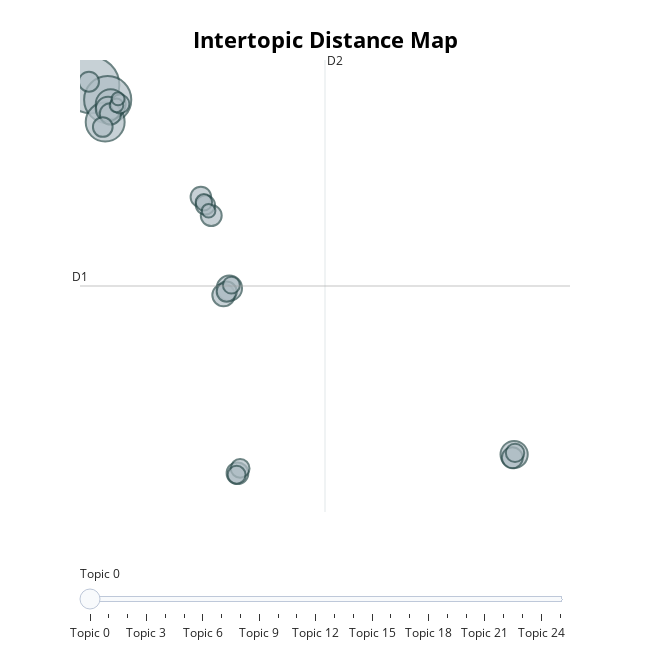

Notebook code for this chart:
### Code cell
topic_model.visualize_topics()

### Figure 1 — Plotly figure (JSON) as saved in the notebook; plotly's stock layout.template omitted (floating-point values rounded to 4 significant figures)
{"data": [{"customdata": [[0, "rat | oberbürgermeisterin | spd | 90 | heute", 190], [1, "enthaltungen | gegenstimmen | tagesordnungspunkt | wortmeldungen | beschlossen", 132], [2, "menschen | afd | oberbürgermeisterin | spd | immer", 90], [3, "schulen | kinder | schule | eltern | gesamtschulen", 53], [4, "fraktion | 2021 | enthaltungen | gibt | abstimmen", 44], [5, "oberbürgermeisterin | liebe | henriette | reker | kollegen", 38], [6, "Sport |  |  |  | ", 36], [7, "uhr | rates | damen | heute | herren", 30], [8, "oberbürgermeisterin | dank | henriette | verwaltung | reker", 28], [9, "spd | 90 | grünen | oberbürgermeisterin | rat", 27], [10, "oberbürgermeisterin | afd | henriette | reker | spd", 26], [11, "Bildung |  |  |  | ", 26], [12, "linken | rheinenergie | oberbürgermeisterin | reker | spd", 25], [13, "geehrte | damen | liebe | ukraine | fdp", 24], [14, "grünen | oberbürgermeisterin | gesagt | bündnis | mal", 24], [15, "klimaschutz | 2035 | müssen | klima | klimaneutralität", 23], [16, "corona | verwaltung | gen | dank | vielen", 22], [17, "oberbürgermeisterin | spd | fdp | reker | henriette", 21], [18, "euro | millionen | haushalt | zahlen | 2022", 21], [19, "tagesordnung | gibt | oberbürgermeisterin | fall | reihenfolge", 20], [20, "haus | müssen | sagen | spd | be", 19], [21, "gastronomie | gastronomen | außengastronomie | gebühren | viertel", 17], [22, "pv | klimaschutz | klima | energie | ausbau", 16], [23, "verfahren | weisenstein | linken | linke | gymnasien", 11], [24, "fraktionen | 2020 | stimmen | mitglieder | tagesordnungspunkt", 11], [25, "ganz | müll | menschen | 90 | vielen", 10]], "hovertemplate": "<b>Topic %{customdata[0]}</b><br>%{customdata[1]}<br>Size: %{customdata[2]}", "legendgroup": "", "marker": {"color": "#B0BEC5", "line": {"color": "DarkSlateGrey", "width": 2}, "size": [190, 132, 90, 53, 44, 38, 36, 30, 28, 27, 26, 26, 25, 24, 24, 23, 22, 21, 21, 20, 19, 17, 16, 11, 11, 10], "sizemode": "area", "sizeref": 0.1187, "symbol": "circle"}, "mode": "markers", "name": "", "orientation": "v", "showlegend": false, "type": "scatter", "x": [-5.586, -3.972, -4.214, -3.682, 35.46, 7.835, -3.934, 7.271, 8.622, -3.709, 35.29, 6.077, 5.069, 7.576, -5.789, -4.447, 5.507, 8.88, -2.776, 35.55, 8.54, 8.033, 5.363, -3.12, 5.82, -2.964], "xaxis": "x", "y": [7.614, 6.826, 5.621, 6.585, -12.29, -3.33, 6.32, -3.7, -13.3, 6.059, -12.47, 0.5845, 1.589, -3.514, 7.796, 5.357, 1.154, -13.04, 6.594, -12.2, -13.38, -3.166, 1.298, 6.52, 0.8405, 6.876], "yaxis": "y"}], "layout": {"annotations": [{"showarrow": false, "text": "D1", "x": -6.657, "y": -3.212, "yshift": 10}, {"showarrow": false, "text": "D2", "x": 17.11, "xshift": 10, "y": 8.965}], "height": 650, "hoverlabel": {"bgcolor": "white", "font": {"family": "Rockwell", "size": 16}}, "legend": {"itemsizing": "constant", "tracegroupgap": 0}, "margin": {"t": 60}, "shapes": [{"line": {"color": "#CFD8DC", "width": 2}, "type": "line", "x0": 17.11, "x1": 17.11, "y0": -15.39, "y1": 8.965}, {"line": {"color": "#9E9E9E", "width": 2}, "type": "line", "x0": -6.657, "x1": 40.88, "y0": -3.212, "y1": -3.212}], "sliders": [{"active": 0, "pad": {"t": 50}, "steps": [{"args": [{"marker.color": [["red", "#B0BEC5", "#B0BEC5", "#B0BEC5", "#B0BEC5", "#B0BEC5", "#B0BEC5", "#B0BEC5", "#B0BEC5", "#B0BEC5", "#B0BEC5", "#B0BEC5", "#B0BEC5", "#B0BEC5", "#B0BEC5", "#B0BEC5", "#B0BEC5", "#B0BEC5", "#B0BEC5", "#B0BEC5", "#B0BEC5", "#B0BEC5", "#B0BEC5", "#B0BEC5", "#B0BEC5", "#B0BEC5"]]}], "label": "Topic 0", "method": "update"}, {"args": [{"marker.color": [["#B0BEC5", "red", "#B0BEC5", "#B0BEC5", "#B0BEC5", "#B0BEC5", "#B0BEC5", "#B0BEC5", "#B0BEC5", "#B0BEC5", "#B0BEC5", "#B0BEC5", "#B0BEC5", "#B0BEC5", "#B0BEC5", "#B0BEC5", "#B0BEC5", "#B0BEC5", "#B0BEC5", "#B0BEC5", "#B0BEC5", "#B0BEC5", "#B0BEC5", "#B0BEC5", "#B0BEC5", "#B0BEC5"]]}], "label": "Topic 1", "method": "update"}, {"args": [{"marker.color": [["#B0BEC5", "#B0BEC5", "red", "#B0BEC5", "#B0BEC5", "#B0BEC5", "#B0BEC5", "#B0BEC5", "#B0BEC5", "#B0BEC5", "#B0BEC5", "#B0BEC5", "#B0BEC5", "#B0BEC5", "#B0BEC5", "#B0BEC5", "#B0BEC5", "#B0BEC5", "#B0BEC5", "#B0BEC5", "#B0BEC5", "#B0BEC5", "#B0BEC5", "#B0BEC5", "#B0BEC5", "#B0BEC5"]]}], "label": "Topic 2", "method": "update"}, {"args": [{"marker.color": [["#B0BEC5", "#B0BEC5", "#B0BEC5", "red", "#B0BEC5", "#B0BEC5", "#B0BEC5", "#B0BEC5", "#B0BEC5", "#B0BEC5", "#B0BEC5", "#B0BEC5", "#B0BEC5", "#B0BEC5", "#B0BEC5", "#B0BEC5", "#B0BEC5", "#B0BEC5", "#B0BEC5", "#B0BEC5", "#B0BEC5", "#B0BEC5", "#B0BEC5", "#B0BEC5", "#B0BEC5", "#B0BEC5"]]}], "label": "Topic 3", "method": "update"}, {"args": [{"marker.color": [["#B0BEC5", "#B0BEC5", "#B0BEC5", "#B0BEC5", "red", "#B0BEC5", "#B0BEC5", "#B0BEC5", "#B0BEC5", "#B0BEC5", "#B0BEC5", "#B0BEC5", "#B0BEC5", "#B0BEC5", "#B0BEC5", "#B0BEC5", "#B0BEC5", "#B0BEC5", "#B0BEC5", "#B0BEC5", "#B0BEC5", "#B0BEC5", "#B0BEC5", "#B0BEC5", "#B0BEC5", "#B0BEC5"]]}], "label": "Topic 4", "method": "update"}, {"args": [{"marker.color": [["#B0BEC5", "#B0BEC5", "#B0BEC5", "#B0BEC5", "#B0BEC5", "red", "#B0BEC5", "#B0BEC5", "#B0BEC5", "#B0BEC5", "#B0BEC5", "#B0BEC5", "#B0BEC5", "#B0BEC5", "#B0BEC5", "#B0BEC5", "#B0BEC5", "#B0BEC5", "#B0BEC5", "#B0BEC5", "#B0BEC5", "#B0BEC5", "#B0BEC5", "#B0BEC5", "#B0BEC5", "#B0BEC5"]]}], "label": "Topic 5", "method": "update"}, {"args": [{"marker.color": [["#B0BEC5", "#B0BEC5", "#B0BEC5", "#B0BEC5", "#B0BEC5", "#B0BEC5", "red", "#B0BEC5", "#B0BEC5", "#B0BEC5", "#B0BEC5", "#B0BEC5", "#B0BEC5", "#B0BEC5", "#B0BEC5", "#B0BEC5", "#B0BEC5", "#B0BEC5", "#B0BEC5", "#B0BEC5", "#B0BEC5", "#B0BEC5", "#B0BEC5", "#B0BEC5", "#B0BEC5", "#B0BEC5"]]}], "label": "Topic 6", "method": "update"}, {"args": [{"marker.color": [["#B0BEC5", "#B0BEC5", "#B0BEC5", "#B0BEC5", "#B0BEC5", "#B0BEC5", "#B0BEC5", "red", "#B0BEC5", "#B0BEC5", "#B0BEC5", "#B0BEC5", "#B0BEC5", "#B0BEC5", "#B0BEC5", "#B0BEC5", "#B0BEC5", "#B0BEC5", "#B0BEC5", "#B0BEC5", "#B0BEC5", "#B0BEC5", "#B0BEC5", "#B0BEC5", "#B0BEC5", "#B0BEC5"]]}], "label": "Topic 7", "method": "update"}, {"args": [{"marker.color": [["#B0BEC5", "#B0BEC5", "#B0BEC5", "#B0BEC5", "#B0BEC5", "#B0BEC5", "#B0BEC5", "#B0BEC5", "red", "#B0BEC5", "#B0BEC5", "#B0BEC5", "#B0BEC5", "#B0BEC5", "#B0BEC5", "#B0BEC5", "#B0BEC5", "#B0BEC5", "#B0BEC5", "#B0BEC5", "#B0BEC5", "#B0BEC5", "#B0BEC5", "#B0BEC5", "#B0BEC5", "#B0BEC5"]]}], "label": "Topic 8", "method": "update"}, {"args": [{"marker.color": [["#B0BEC5", "#B0BEC5", "#B0BEC5", "#B0BEC5", "#B0BEC5", "#B0BEC5", "#B0BEC5", "#B0BEC5", "#B0BEC5", "red", "#B0BEC5", "#B0BEC5", "#B0BEC5", "#B0BEC5", "#B0BEC5", "#B0BEC5", "#B0BEC5", "#B0BEC5", "#B0BEC5", "#B0BEC5", "#B0BEC5", "#B0BEC5", "#B0BEC5", "#B0BEC5", "#B0BEC5", "#B0BEC5"]]}], "label": "Topic 9", "method": "update"}, {"args": [{"marker.color": [["#B0BEC5", "#B0BEC5", "#B0BEC5", "#B0BEC5", "#B0BEC5", "#B0BEC5", "#B0BEC5", "#B0BEC5", "#B0BEC5", "#B0BEC5", "red", "#B0BEC5", "#B0BEC5", "#B0BEC5", "#B0BEC5", "#B0BEC5", "#B0BEC5", "#B0BEC5", "#B0BEC5", "#B0BEC5", "#B0BEC5", "#B0BEC5", "#B0BEC5", "#B0BEC5", "#B0BEC5", "#B0BEC5"]]}], "label": "Topic 10", "method": "update"}, {"args": [{"marker.color": [["#B0BEC5", "#B0BEC5", "#B0BEC5", "#B0BEC5", "#B0BEC5", "#B0BEC5", "#B0BEC5", "#B0BEC5", "#B0BEC5", "#B0BEC5", "#B0BEC5", "red", "#B0BEC5", "#B0BEC5", "#B0BEC5", "#B0BEC5", "#B0BEC5", "#B0BEC5", "#B0BEC5", "#B0BEC5", "#B0BEC5", "#B0BEC5", "#B0BEC5", "#B0BEC5", "#B0BEC5", "#B0BEC5"]]}], "label": "Topic 11", "method": "update"}, {"args": [{"marker.color": [["#B0BEC5", "#B0BEC5", "#B0BEC5", "#B0BEC5", "#B0BEC5", "#B0BEC5", "#B0BEC5", "#B0BEC5", "#B0BEC5", "#B0BEC5", "#B0BEC5", "#B0BEC5", "red", "#B0BEC5", "#B0BEC5", "#B0BEC5", "#B0BEC5", "#B0BEC5", "#B0BEC5", "#B0BEC5", "#B0BEC5", "#B0BEC5", "#B0BEC5", "#B0BEC5", "#B0BEC5", "#B0BEC5"]]}], "label": "Topic 12", "method": "update"}, {"args": [{"marker.color": [["#B0BEC5", "#B0BEC5", "#B0BEC5", "#B0BEC5", "#B0BEC5", "#B0BEC5", "#B0BEC5", "#B0BEC5", "#B0BEC5", "#B0BEC5", "#B0BEC5", "#B0BEC5", "#B0BEC5", "red", "#B0BEC5", "#B0BEC5", "#B0BEC5", "#B0BEC5", "#B0BEC5", "#B0BEC5", "#B0BEC5", "#B0BEC5", "#B0BEC5", "#B0BEC5", "#B0BEC5", "#B0BEC5"]]}], "label": "Topic 13", "method": "update"}, {"args": [{"marker.color": [["#B0BEC5", "#B0BEC5", "#B0BEC5", "#B0BEC5", "#B0BEC5", "#B0BEC5", "#B0BEC5", "#B0BEC5", "#B0BEC5", "#B0BEC5", "#B0BEC5", "#B0BEC5", "#B0BEC5", "#B0BEC5", "red", "#B0BEC5", "#B0BEC5", "#B0BEC5", "#B0BEC5", "#B0BEC5", "#B0BEC5", "#B0BEC5", "#B0BEC5", "#B0BEC5", "#B0BEC5", "#B0BEC5"]]}], "label": "Topic 14", "method": "update"}, {"args": [{"marker.color": [["#B0BEC5", "#B0BEC5", "#B0BEC5", "#B0BEC5", "#B0BEC5", "#B0BEC5", "#B0BEC5", "#B0BEC5", "#B0BEC5", "#B0BEC5", "#B0BEC5", "#B0BEC5", "#B0BEC5", "#B0BEC5", "#B0BEC5", "red", "#B0BEC5", "#B0BEC5", "#B0BEC5", "#B0BEC5", "#B0BEC5", "#B0BEC5", "#B0BEC5", "#B0BEC5", "#B0BEC5", "#B0BEC5"]]}], "label": "Topic 15", "method": "update"}, {"args": [{"marker.color": [["#B0BEC5", "#B0BEC5", "#B0BEC5", "#B0BEC5", "#B0BEC5", "#B0BEC5", "#B0BEC5", "#B0BEC5", "#B0BEC5", "#B0BEC5", "#B0BEC5", "#B0BEC5", "#B0BEC5", "#B0BEC5", "#B0BEC5", "#B0BEC5", "red", "#B0BEC5", "#B0BEC5", "#B0BEC5", "#B0BEC5", "#B0BEC5", "#B0BEC5", "#B0BEC5", "#B0BEC5", "#B0BEC5"]]}], "label": "Topic 16", "method": "update"}, {"args": [{"marker.color": [["#B0BEC5", "#B0BEC5", "#B0BEC5", "#B0BEC5", "#B0BEC5", "#B0BEC5", "#B0BEC5", "#B0BEC5", "#B0BEC5", "#B0BEC5", "#B0BEC5", "#B0BEC5", "#B0BEC5", "#B0BEC5", "#B0BEC5", "#B0BEC5", "#B0BEC5", "red", "#B0BEC5", "#B0BEC5", "#B0BEC5", "#B0BEC5", "#B0BEC5", "#B0BEC5", "#B0BEC5", "#B0BEC5"]]}], "label": "Topic 17", "method": "update"}, {"args": [{"marker.color": [["#B0BEC5", "#B0BEC5", "#B0BEC5", "#B0BEC5", "#B0BEC5", "#B0BEC5", "#B0BEC5", "#B0BEC5", "#B0BEC5", "#B0BEC5", "#B0BEC5", "#B0BEC5", "#B0BEC5", "#B0BEC5", "#B0BEC5", "#B0BEC5", "#B0BEC5", "#B0BEC5", "red", "#B0BEC5", "#B0BEC5", "#B0BEC5", "#B0BEC5", "#B0BEC5", "#B0BEC5", "#B0BEC5"]]}], "label": "Topic 18", "method": "update"}, {"args": [{"marker.color": [["#B0BEC5", "#B0BEC5", "#B0BEC5", "#B0BEC5", "#B0BEC5", "#B0BEC5", "#B0BEC5", "#B0BEC5", "#B0BEC5", "#B0BEC5", "#B0BEC5", "#B0BEC5", "#B0BEC5", "#B0BEC5", "#B0BEC5", "#B0BEC5", "#B0BEC5", "#B0BEC5", "#B0BEC5", "red", "#B0BEC5", "#B0BEC5", "#B0BEC5", "#B0BEC5", "#B0BEC5", "#B0BEC5"]]}], "label": "Topic 19", "method": "update"}, {"args": [{"marker.color": [["#B0BEC5", "#B0BEC5", "#B0BEC5", "#B0BEC5", "#B0BEC5", "#B0BEC5", "#B0BEC5", "#B0BEC5", "#B0BEC5", "#B0BEC5", "#B0BEC5", "#B0BEC5", "#B0BEC5", "#B0BEC5", "#B0BEC5", "#B0BEC5", "#B0BEC5", "#B0BEC5", "#B0BEC5", "#B0BEC5", "red", "#B0BEC5", "#B0BEC5", "#B0BEC5", "#B0BEC5", "#B0BEC5"]]}], "label": "Topic 20", "method": "update"}, {"args": [{"marker.color": [["#B0BEC5", "#B0BEC5", "#B0BEC5", "#B0BEC5", "#B0BEC5", "#B0BEC5", "#B0BEC5", "#B0BEC5", "#B0BEC5", "#B0BEC5", "#B0BEC5", "#B0BEC5", "#B0BEC5", "#B0BEC5", "#B0BEC5", "#B0BEC5", "#B0BEC5", "#B0BEC5", "#B0BEC5", "#B0BEC5", "#B0BEC5", "red", "#B0BEC5", "#B0BEC5", "#B0BEC5", "#B0BEC5"]]}], "label": "Topic 21", "method": "update"}, {"args": [{"marker.color": [["#B0BEC5", "#B0BEC5", "#B0BEC5", "#B0BEC5", "#B0BEC5", "#B0BEC5", "#B0BEC5", "#B0BEC5", "#B0BEC5", "#B0BEC5", "#B0BEC5", "#B0BEC5", "#B0BEC5", "#B0BEC5", "#B0BEC5", "#B0BEC5", "#B0BEC5", "#B0BEC5", "#B0BEC5", "#B0BEC5", "#B0BEC5", "#B0BEC5", "red", "#B0BEC5", "#B0BEC5", "#B0BEC5"]]}], "label": "Topic 22", "method": "update"}, {"args": [{"marker.color": [["#B0BEC5", "#B0BEC5", "#B0BEC5", "#B0BEC5", "#B0BEC5", "#B0BEC5", "#B0BEC5", "#B0BEC5", "#B0BEC5", "#B0BEC5", "#B0BEC5", "#B0BEC5", "#B0BEC5", "#B0BEC5", "#B0BEC5", "#B0BEC5", "#B0BEC5", "#B0BEC5", "#B0BEC5", "#B0BEC5", "#B0BEC5", "#B0BEC5", "#B0BEC5", "red", "#B0BEC5", "#B0BEC5"]]}], "label": "Topic 23", "method": "update"}, {"args": [{"marker.color": [["#B0BEC5", "#B0BEC5", "#B0BEC5", "#B0BEC5", "#B0BEC5", "#B0BEC5", "#B0BEC5", "#B0BEC5", "#B0BEC5", "#B0BEC5", "#B0BEC5", "#B0BEC5", "#B0BEC5", "#B0BEC5", "#B0BEC5", "#B0BEC5", "#B0BEC5", "#B0BEC5", "#B0BEC5", "#B0BEC5", "#B0BEC5", "#B0BEC5", "#B0BEC5", "#B0BEC5", "red", "#B0BEC5"]]}], "label": "Topic 24", "method": "update"}, {"args": [{"marker.color": [["#B0BEC5", "#B0BEC5", "#B0BEC5", "#B0BEC5", "#B0BEC5", "#B0BEC5", "#B0BEC5", "#B0BEC5", "#B0BEC5", "#B0BEC5", "#B0BEC5", "#B0BEC5", "#B0BEC5", "#B0BEC5", "#B0BEC5", "#B0BEC5", "#B0BEC5", "#B0BEC5", "#B0BEC5", "#B0BEC5", "#B0BEC5", "#B0BEC5", "#B0BEC5", "#B0BEC5", "#B0BEC5", "red"]]}], "label": "Topic 25", "method": "update"}]}], "title": {"font": {"color": "Black", "size": 22}, "text": "<b>Intertopic Distance Map</b>", "x": 0.5, "xanchor": "center", "y": 0.95, "yanchor": "top"}, "width": 650, "xaxis": {"anchor": "y", "domain": [0, 1], "range": [-6.657, 40.88], "title": {"text": ""}, "visible": false}, "yaxis": {"anchor": "x", "domain": [0, 1], "range": [-15.39, 8.965], "title": {"text": ""}, "visible": false}}}
